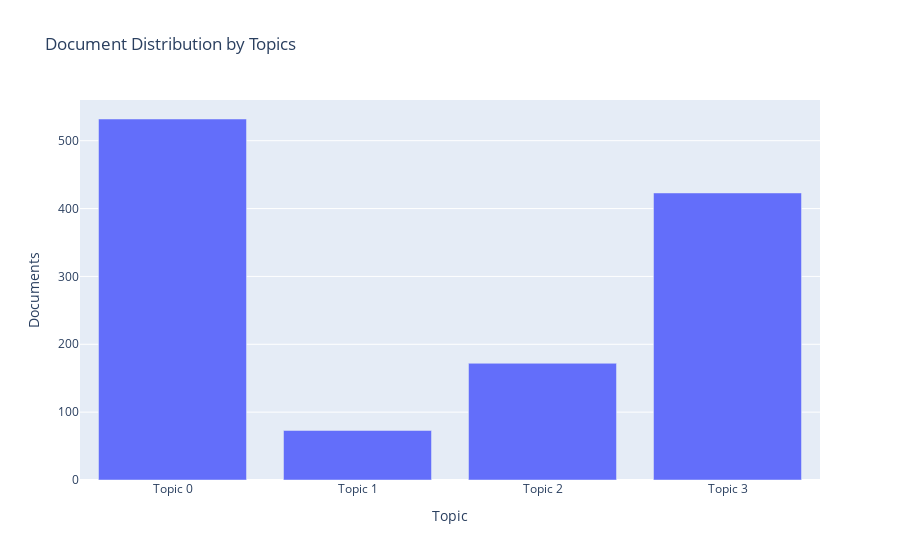

The notebook cell saved with this chart:
### Code cell
plot_model(model=lda, plot = 'topic_distribution')

### Figure 1 — Plotly figure (JSON) as saved in the notebook; plotly's stock layout.template omitted (floating-point values rounded to 4 significant figures)
{"data": [{"alignmentgroup": "True", "customdata": [["dirty, clean, work, floor, bed, smell, bathroom, door, place, ever"], ["old, need, move, key, free, decide, condition, update, uncomfortable, date"], ["breakfast, well, old, close, look, location, expect, price, new, friendly"], ["check, call, tell, could, time, day, give, say, book, find"]], "hovertemplate": "Topic=%{x}<br>Documents=%{y}<br>Keyword=%{customdata[0]}<extra></extra>", "legendgroup": "", "marker": {"color": "#636efa", "pattern": {"shape": ""}}, "name": "", "offsetgroup": "", "orientation": "v", "showlegend": false, "textposition": "auto", "type": "bar", "x": ["Topic 0", "Topic 1", "Topic 2", "Topic 3"], "xaxis": "x", "y": [532, 73, 172, 423], "yaxis": "y"}], "layout": {"autosize": true, "barmode": "relative", "legend": {"tracegroupgap": 0}, "title": {"text": "Document Distribution by Topics"}, "xaxis": {"anchor": "y", "autorange": true, "domain": [0, 1], "range": [-0.5, 3.5], "title": {"text": "Topic"}, "type": "category"}, "yaxis": {"anchor": "x", "autorange": true, "domain": [0, 1], "range": [0, 560], "title": {"text": "Documents"}, "type": "linear"}}}
